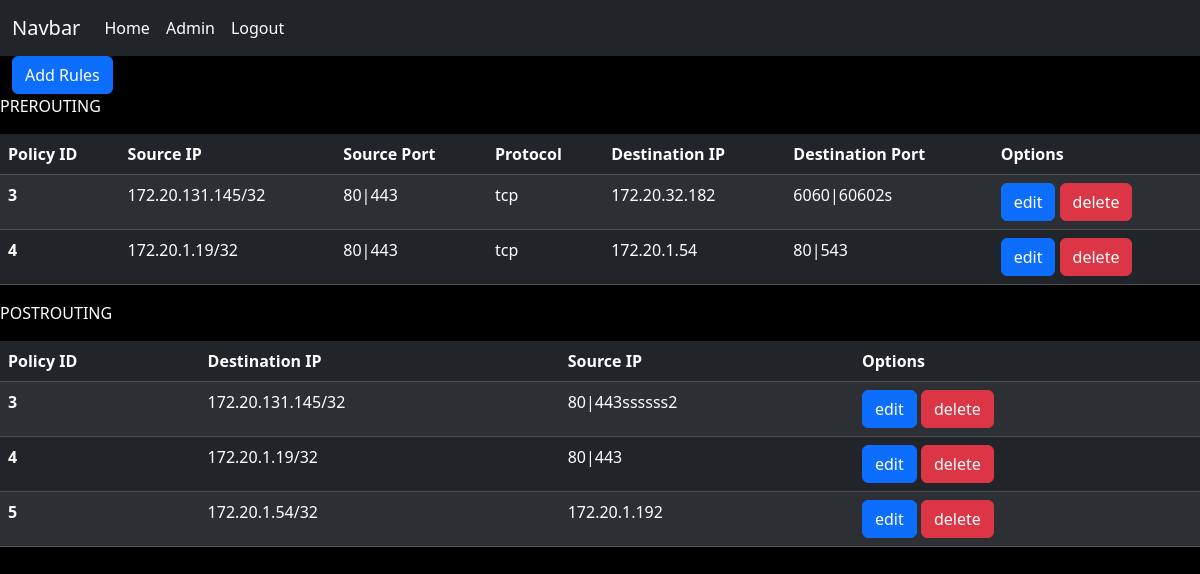
The page /rules/ (signed in) on the database as committed earlier.
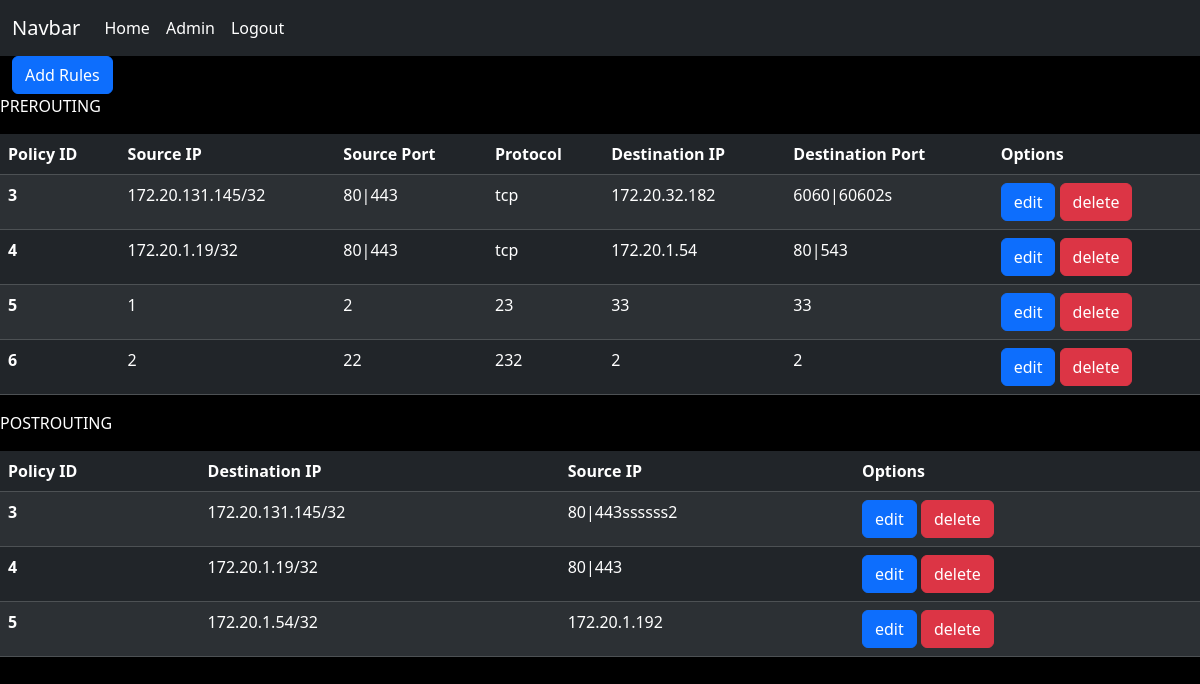
The same page on the database as committed later.
### rules_fetcher_display/models.py (models this page shows)
class prerouting(models.Model):
    routing = models.CharField(max_length=10)
    source_ip = models.CharField(max_length=18)
    source_port = models.CharField(max_length=6)
    protocol = models.CharField(max_length=3)
    destination_ip = models.CharField(max_length=18)
    destination_port = models.CharField(max_length=3)

class postrouting(models.Model):
    routing = models.CharField(max_length=10)
    source_ip = models.CharField(max_length=18)
    destination_ip = models.CharField(max_length=18)

### rules_fetcher_display/views.py (the view)
# urls.py: path('rules/', combined_rules,name='rules'),
@login_required
@or_permission_required('rules_fetcher_display.edit', 'rules_fetcher_display.view')
def combined_rules(request):
    pre_context = pre_rules(request)
    post_context = post_rules(request)
    combined_context = {**pre_context, **post_context}
    print(combined_context)
    return render(request, 'index.html', combined_context)

### rules_fetcher_display/views.py (called while the page is built)
def pre_rules(request):
    pre = prerouting.objects.all()
    context = {'prerouting_data': pre}
    return context

def post_rules(request):
    post = postrouting.objects.all()
    context = {'postrouting_data': post}
    return context

### templates/index.html (shortened to what this page needs)
<!DOCTYPE html>
{% load static %}
<html>
<head>
    <link href="https://cdn.jsdelivr.net/npm/bootstrap@5.3.2/dist/css/bootstrap.min.css" rel="stylesheet">
    <link rel="stylesheet" href="{% static 'main.css' %}">
</head>
<body>
  <nav class="navbar navbar-expand-lg navbar-dark bg-dark">
    <div class="container-fluid">
      <a class="navbar-brand" href="#">Navbar</a>
      <div class="collapse navbar-collapse" id="navbarNav">
        <ul class="navbar-nav  me-auto mb-2 mb-lg-0">
          <li class="nav-item">
              <a class="nav-link active" aria-current="page" href="{% url 'rules' %}">Home</a>
          </li>
          <li class="nav-item">
              <a class="nav-link active" aria-current="page" href="#">Admin</a>
          </li>
          <li class="nav-item ml-auto">
              <a class="nav-link active" aria-current="page" href="{% url "user_logout" %}">Logout</a>
          </li>
      </ul>
      </div>
    </div>
  </nav>
<div class="container-fluid">
  <button  id="add" type="button" class="btn btn-primary">Add Rules</button>
</div>
<table class="table table-dark table-striped">
    <thead>
      <tr id="columns">
        <p>PREROUTING</p>
        <th scope="col">Policy ID</th>
        <th scope="col">Source IP</th>
        <th scope="col">Source Port</th>
        <th scope="col">Protocol</th>
        <th scope="col">Destination IP</th>
        <th scope="col">Destination Port</th>
        <th scope="col">Options</th>
      </tr>
    </thead>
    <tbody>
    {% for value_pre in prerouting_data %}
      <tr>
        <th scope="row">{{value_pre.id}}</th>
        <td  contenteditable="false">{{ value_pre.source_ip }}</td>
        <td  contenteditable="false" >{{ value_pre.source_port }}</td>
        <td  contenteditable="false">{{ value_pre.protocol }}</td>
        <td  contenteditable="false">{{ value_pre.destination_ip }}</td>
        <td contenteditable="false">{{ value_pre.destination_port }}</td>
        <td >
          <button  type="button" class="edit btn btn-primary" >edit</button>
          <button  type="button" class="btn btn-danger" onclick="deleteRow2(this, 'preroute')" data-object-id={{value_pre.id}}  {% if "your_app.can_do_something" not in user_permissions %}disabled{% endif %} >delete</button></td>
        </tr>
    {% endfor %}
    </tbody>
  </table>
<table class="table table-dark table-striped">
    <thead>
      <tr>
        <p>POSTROUTING</p>
        <th scope="col">Policy ID</th>
        <th scope="col">Destination IP</th>
        <th scope="col">Source IP</th>
        <th scope="col">Options</th>
      </tr>
    </thead>
    <tbody>
    {% for value_post in postrouting_data%}
      <tr>
        <th scope="row">{{value_post.id}}</th>
        <td  contenteditable="false">{{ value_post.source_ip }}</td>
        <td  contenteditable="false">{{ value_post.destination_ip }}</td>
        <td>
          <button  type="button" class="edit btn btn-primary" >edit</button>
          <button  type="button" class="btn btn-danger" onclick="deleteRow2(this,'postroute')" data-object-id={{value_post.id}}>delete</button></td>
      </tr>
      {% endfor %}
    </tbody>
  </table>
</body>
</html>

### static/main.css (style rules this page uses)
body { background-color: black; }
p { color: white; }

Rows that differ between the two databases and show on the page:
added prerouting: id "5", source_ip "1", source_port "2", protocol "23", destination_ip "33", destination_port "33"
added prerouting: id "6", source_ip "2", source_port "22", protocol "232", destination_ip "2", destination_port "2"
